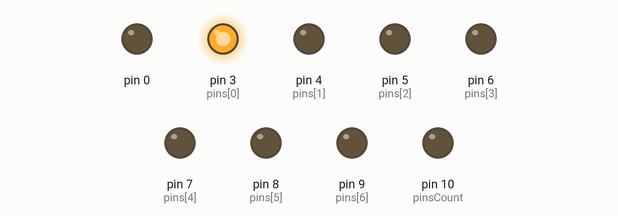
Bench run of a sketch on a simulated Arduino Uno, built with avr-gcc and run on an emulated ATmega328P. Shown: output pins drawn as LEDs (lit = HIGH).

Above: at 0.05 s.
At 0.55 s:
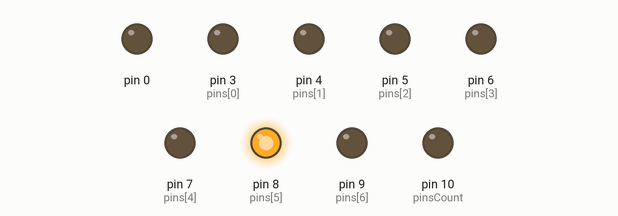
At 1.0 s:
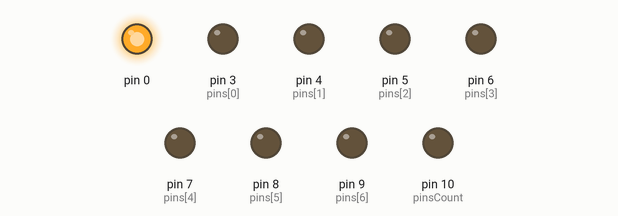
At 1.85 s:
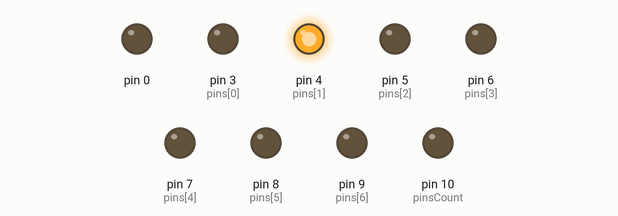
At 2.65 s:
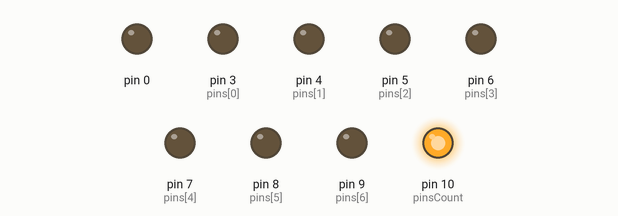
At 4.25 s:
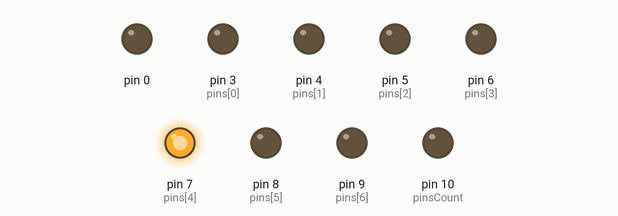
Timing chart, 0 to 4.5 s (numbered marks = the images above):
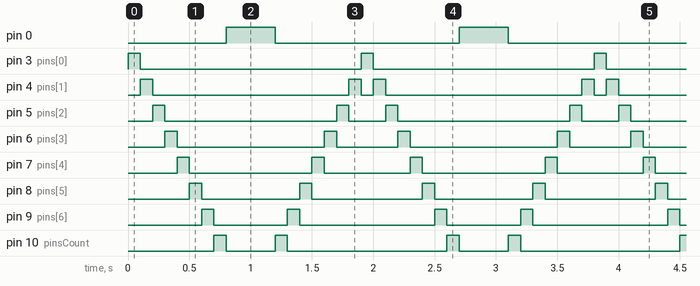

The sketch:

LED_CHASER.ino
```cpp
int pinsCount=10;                        // declaring the integer variable pinsCount
int pins[] = {3,4,5,6,7,8,9};          // declaring the array pins[]

void setup()
{
  for (int i=0; i<pinsCount; i=i+1)
  {    // counting the variable i from 0 to 9
    pinMode(pins[i], OUTPUT);            // initialising the pin at index i of the array of pins as OUTPUT
  }
}

void loop() {
  for (int i=0; i<pinsCount; i=i+1)       // chasing right
  {
    digitalWrite(pins[i], HIGH);         // switching the LED at index i on
    delay(100);                          // stopping the program for 100 milliseconds
    digitalWrite(pins[i], LOW);          // switching the LED at index i off
  }
  for (int i=pinsCount-1; i>0; i=i-1){   // chasing left (except the outer leds)
    digitalWrite(pins[i], HIGH);         // switching the LED at index i on
   delay(100);                          // stopping the program for 100 milliseconds
   digitalWrite(pins[i], LOW);          // switching the LED at index i off
  }
}


//TSG, 2020
```

Measured:
- by itself, pin 0: alternates HIGH for 0.40 s and LOW for 1.5 s
- by itself, pin 3 (pins[0]): alternates HIGH for 0.10 s and LOW for 1.8 s
- by itself, pin 4 (pins[1]): repeats every 1.9 s: LOW 1.6 s, HIGH 0.10 s, LOW 0.10 s, HIGH 0.10 s
- by itself, pin 5 (pins[2]): repeats every 1.9 s: LOW 1.4 s, HIGH 0.10 s, LOW 0.30 s, HIGH 0.10 s
- by itself, pin 6 (pins[3]): repeats every 1.9 s: LOW 1.2 s, HIGH 0.10 s, LOW 0.50 s, HIGH 0.10 s
- by itself, pin 7 (pins[4]): repeats every 1.9 s: LOW 1.0 s, HIGH 0.10 s, LOW 0.70 s, HIGH 0.10 s
- by itself, pin 8 (pins[5]): alternates HIGH for 0.10 s and LOW for 0.80 s
- by itself, pin 9 (pins[6]): repeats every 1.9 s: LOW 0.60 s, HIGH 0.10 s, LOW 1.1 s, HIGH 0.10 s
